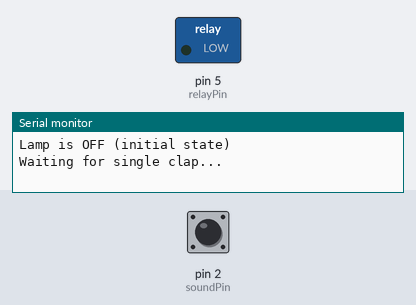
The sketch below on a simulated Arduino Uno, built with avr-gcc and run on an emulated ATmega328P. Parts: switched loads named in the sketch (green lamp = pin HIGH), the last lines printed to the serial monitor. Dashed ring = blinking. Inputs (shaded band) come from the test bench; at power-on: pin 2 (soundPin) LOW.

Above: at 1.2 s.
1.3 s: pin 2 (soundPin) pulsed HIGH 5 times (0.12 s each, 0.3 s apart)
At 1.57 s:
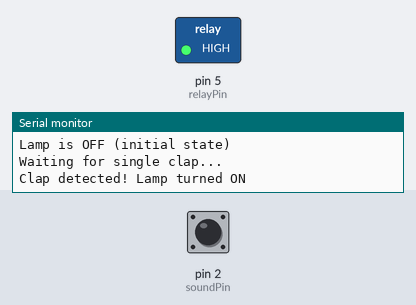
At 3.2 s:
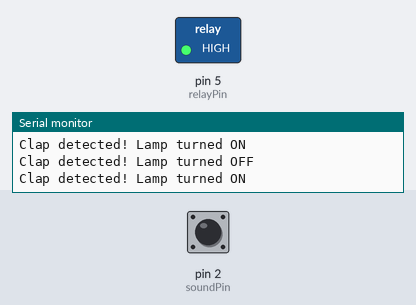
Timing chart, 0 to 4.7 s (numbered marks = the images above; inputs shaded):
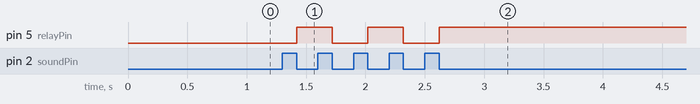

Measured:
- after the input at 1.3 s, pin 5 (relayPin): alternates HIGH for 0.30 s and LOW for 0.30 s, 5 changes in all, then stays HIGH, starting after 0.12 s

The sketch:

Lab_12_cp1.ino
```cpp
int soundPin = 2; // D0 ของมอดูลรับเสียง ต่อกับขา D2
int relayPin = 5; // Signal(IN) ของมอดูลรีเลย์ ต่อกับขา D5

unsigned long previous_time = 0;
const unsigned long DEBOUNCE_TIME = 25; // ระยะเวลาป้องกันการสั่นของสัญญาณ (ms)

int state = 0; // สถานะหลอดไฟ: 0 = ดับ, 1 = ติด

bool check_clap() {
  static unsigned long current_time;
  char sw;
  sw = digitalRead(soundPin);

  if (sw) {
    return false; // สภาวะปกติไม่มีเสียง (HIGH)
  } else {
    current_time = millis();
    if ((current_time - previous_time) > DEBOUNCE_TIME) {
      previous_time = millis();
      return true; // ตรวจพบเสียง (LOW) และผ่าน debounce
    } else {
      previous_time = millis();
      return false;
    }
  }
}

void toggleLamp() {
  if (state == 0) {
    state = 1;
    Serial.println("Clap detected! Lamp turned ON");
  } else {
    state = 0;
    Serial.println("Clap detected! Lamp turned OFF");
  }
}

void setup() {
  pinMode(relayPin, OUTPUT);
  pinMode(soundPin, INPUT);
  Serial.begin(9600);

  state = 0;                    // เริ่มต้นให้หลอดไฟดับ
  digitalWrite(relayPin, LOW);   // รีเลย์หยุดทำงาน (หลอดดับ)
  Serial.println("Lamp is OFF (initial state)");
  Serial.println("Waiting for single clap...");
}

void loop() {
  bool clapped = check_clap();

  if (clapped) {
    toggleLamp(); // ปรบมือ 1 ครั้ง สลับสถานะทันที
  }

  // ---- สั่งงานรีเลย์ตามสถานะหลอดไฟ ----
  if (state == 1) {
    digitalWrite(relayPin, HIGH); // สั่งติดไฟ
  } else {
    digitalWrite(relayPin, LOW);  // สั่งดับไฟ
  }
}
```
